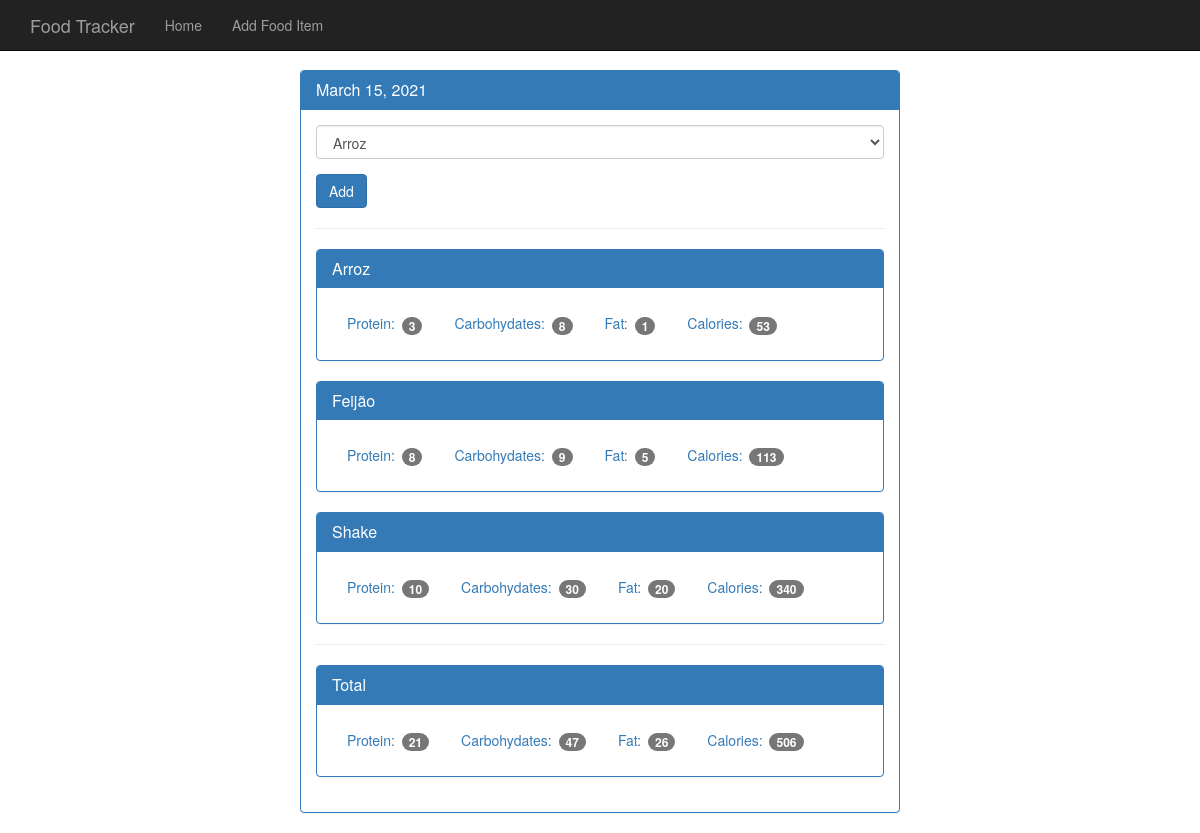
Page /day/1 on the earlier database version.
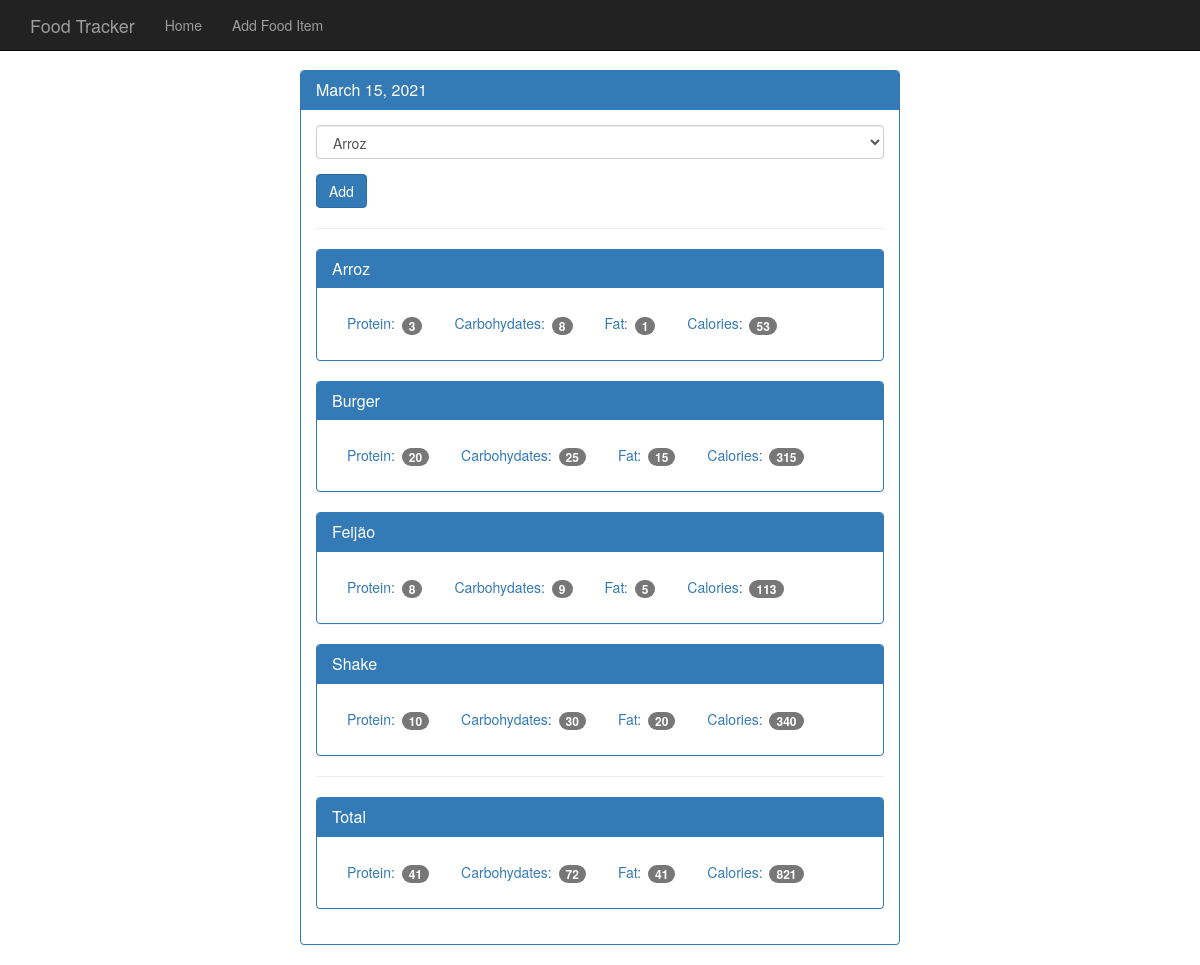
Same page on the later database version.
### tables this page shows
CREATE TABLE daily_intake (
    date_id    integer not null,
    food_id    integer not null,
    primary key (date_id, food_id)
);

CREATE TABLE foods (
    id         integer primary key autoincrement,
    name       text    not null,
    protein    integer not null,
    carbs      integer not null,
    fat        integer not null,
    calories   integer not null
);

### app.py (the view)
@app.route('/day/<date_id>', methods=['GET'])
def get_day(date_id):
    db = open_db()
    cur = db.execute(' select d.id, d.entry_date from dates d where d.id = ? order by d.id ', [date_id])
    date = cur.fetchone()
    date_db = datetime.strptime(str(date['entry_date']), '%Y%m%d')
    date_ft = datetime.strftime(date_db, '%B %d, %Y')
    cur = db.execute(' select f.id, f.name from foods f order by f.name ')
    foods = cur.fetchall()
    cur = db.execute(' select i.date_id, d.entry_date, i.food_id, f.name, f.protein, f.carbs, f.fat, f.calories from daily_intake i join dates d on d.id = i.date_id join foods f on f.id = i.food_id where i.date_id = ? order by i.date_id, f.name ', [date_id])
    intakes = cur.fetchall()
    cur = db.execute(' select sum(f.protein) protein, sum(f.carbs) carbs, sum(f.fat) fat, sum(f.calories) calories from daily_intake i join dates d on d.id = i.date_id join foods f on f.id = i.food_id where i.date_id = ? ', [date_id])
    totals = cur.fetchone()
    return render_template('day.html', date_id=date_id, date_ft=date_ft, foods=foods, intakes=intakes, totals=totals)

### app.py (called while the page is built)
def connect_db():
    sql = sqlite3.connect('/home/mmlcasag/python/food_tracker/database/food_tracker.db')
    sql.row_factory = sqlite3.Row
    return sql

def open_db():
    if not hasattr(g, 'sqlite3_db'):
        g.sqlite3_db = connect_db()
    return g.sqlite3_db

### templates/day.html (shortened to what this page needs)
<!DOCTYPE html>
<html lang="en">
  <head>
    <link href="{{ url_for('static', filename='bootstrap.min.css') }}" rel="stylesheet">
    <link href="{{ url_for('static', filename='theme.css') }}" rel="stylesheet">
  </head>
  <body>
    <nav class="navbar navbar-inverse navbar-fixed-top">
      <div class="container">
        <div class="navbar-header">
          <a class="navbar-brand" href="{{ url_for('get_home') }}">Food Tracker</a>
        </div>
        <div id="navbar" class="navbar-collapse collapse">
          <ul class="nav navbar-nav">
            <li><a href="{{ url_for('get_home') }}">Home</a></li>
            <li><a href="{{ url_for('get_add_food') }}">Add Food Item</a></li>
          </ul>
        </div>
      </div>
    </nav>
    <div class="container theme-showcase col-sm-6 col-sm-offset-3" role="main">
      <div class="row">
        <div>
          <div class="panel panel-primary">
            <div class="panel-heading">
              <h3 class="panel-title">{{ date_ft }}</h3>
            </div>
            <div class="panel-body">
              <form method="POST" action="{{ url_for('post_day') }}">
                <div class="form-group">
                  <select class="form-control" name="food">
                    {% for food in foods %}
                      <option value="{{ food.id }}">{{ food.name }}</option>
                    {% endfor %}
                  </select>
                </div>
                <button type="submit" class="btn btn-primary">Add</button>
              </form>
              <hr />
              {% for intake in intakes %}
                <div class="panel panel-primary">
                  <div class="panel-heading">
                    <h3 class="panel-title">{{ intake.name }}</h3>
                  </div>
                  <div class="panel-body">
                    <ul class="nav nav-pills" role="tablist">
                      <li><a>Protein: <span class="badge">{{ intake.protein }}</span></a></li>
                      <li><a>Carbohydates: <span class="badge">{{ intake.carbs }}</span></a></li>
                      <li><a>Fat: <span class="badge">{{ intake.fat }}</span></a></li>
                      <li><a>Calories: <span class="badge">{{ intake.calories }}</span></a></li>
                    </ul>
                  </div>
                </div>
              {% endfor %}
              <hr />
              <div class="panel panel-primary">
                <div class="panel-heading">
                  <h3 class="panel-title">Total</h3>
                </div>
                <div class="panel-body">
                  <ul class="nav nav-pills" role="tablist">
                    <li><a>Protein: <span class="badge">{{ totals.protein }}</span></a></li>
                    <li><a>Carbohydates: <span class="badge">{{ totals.carbs }}</span></a></li>
                    <li><a>Fat: <span class="badge">{{ totals.fat }}</span></a></li>
                    <li><a>Calories: <span class="badge">{{ totals.calories }}</span></a></li>
                  </ul>
                </div>
              </div>
            </div>
          </div>
        </div>
      </div>
    </div>
  </body>
</html>

Differences in the rows shown:
added daily_intake: name "Burger", protein "20", carbs "25", fat "15", calories "315"
Other differences:
{{ totals.protein }}: "21" → "41"
{{ totals.carbs }}: "47" → "72"
{{ totals.fat }}: "26" → "41"
{{ totals.calories }}: "506" → "821"
